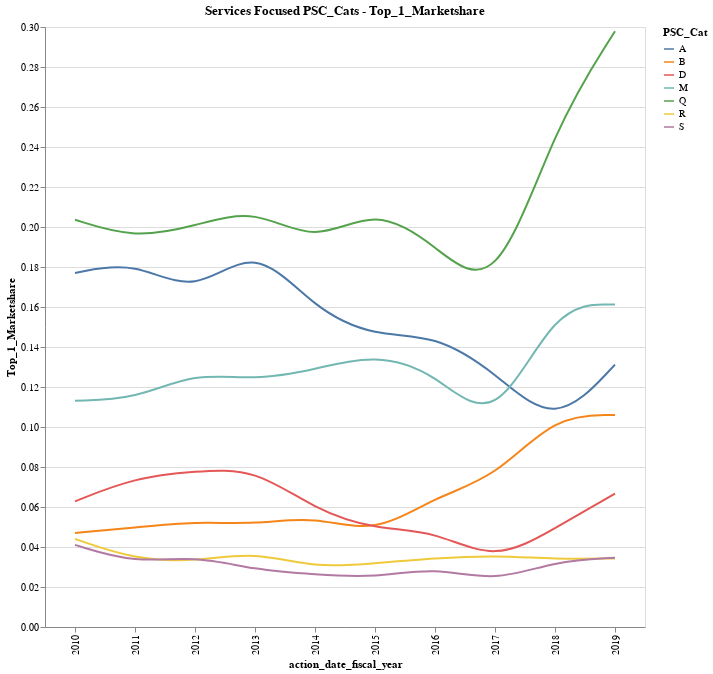

Write notebook code for a chart like this one.
### Code cell
selection = alt.selection_multi(fields=['PSC_Cat'], bind='legend', on='mouseover', nearest=True)

y_field = 'Top_1_Marketshare'

#interpolate='linear'
selector = (df_combined['action_date_fiscal_year']!='2020') & (df_combined['PSC_Cat'].isin(['A','B','D','R','Q','M','S']))
source = df_combined[selector]
chart = alt.Chart(source, title='Services Focused PSC_Cats - ' + y_field).mark_line(interpolate='basis').encode(
    x='action_date_fiscal_year',
    y=y_field,
    color=alt.Color('PSC_Cat:N',legend=alt.Legend(symbolLimit=50)),
    tooltip = ['PSC_Cat:N',"Top_1_Marketshare"],
    opacity=alt.condition(selection, alt.value(1), alt.value(0.2)), # this is what adjust the highlighting when you select something
).properties(
height=600,
width=600).add_selection(
    selection,
    #highlight
) #.interactive()

chart

### Figure 1 — Vega-Lite specification as saved in the notebook (floating-point values rounded to 4 significant figures)
{"config": {"view": {"continuousWidth": 400, "continuousHeight": 300}}, "data": {"name": "data-0aa6697faf1fdebdaf81907cf055caa0"}, "mark": {"type": "line", "interpolate": "basis"}, "encoding": {"color": {"type": "nominal", "field": "PSC_Cat", "legend": {"symbolLimit": 50}}, "opacity": {"condition": {"value": 1, "selection": "selector003"}, "value": 0.2}, "tooltip": [{"type": "nominal", "field": "PSC_Cat"}, {"type": "quantitative", "field": "Top_1_Marketshare"}], "x": {"type": "nominal", "field": "action_date_fiscal_year"}, "y": {"type": "quantitative", "field": "Top_1_Marketshare"}}, "height": 600, "selection": {"selector003": {"type": "multi", "fields": ["PSC_Cat"], "bind": "legend", "on": "mouseover", "nearest": true}}, "title": "Services Focused PSC_Cats - Top_1_Marketshare", "width": 600, "$schema": "https://vega.github.io/schema/vega-lite/v4.8.1.json", "datasets": {"data-0aa6697faf1fdebdaf81907cf055caa0": [{"action_date_fiscal_year": "2010", "action_date_fiscal_year_numeric": 2010, "PSC_Cat": "A", "federal_action_obligation": 58000000000.0, "Top_1_Companies_Obligations": 10270000000.0, "Top_2_Companies_Obligations": 14800000000.0, "Top_5_Companies_Obligations": 24080000000.0, "Top_1_Marketshare": 0.177, "Top_2_Marketshare": 0.2552, "Top_5_Marketshare": 0.4152}, {"action_date_fiscal_year": "2010", "action_date_fiscal_year_numeric": 2010, "PSC_Cat": "B", "federal_action_obligation": 3336000000.0, "Top_1_Companies_Obligations": 157000000.0, "Top_2_Companies_Obligations": 292300000.0, "Top_5_Companies_Obligations": 598200000.0, "Top_1_Marketshare": 0.04706, "Top_2_Marketshare": 0.08763, "Top_5_Marketshare": 0.1793}, {"action_date_fiscal_year": "2010", "action_date_fiscal_year_numeric": 2010, "PSC_Cat": "D", "federal_action_obligation": 30120000000.0, "Top_1_Companies_Obligations": 1893000000.0, "Top_2_Companies_Obligations": 3465000000.0, "Top_5_Companies_Obligations": 7034000000.0, "Top_1_Marketshare": 0.06284, "Top_2_Marketshare": 0.115, "Top_5_Marketshare": 0.2335}, {"action_date_fiscal_year": "2010", "action_date_fiscal_year_numeric": 2010, "PSC_Cat": "M", "federal_action_obligation": 22200000000.0, "Top_1_Companies_Obligations": 2512000000.0, "Top_2_Companies_Obligations": 4715000000.0, "Top_5_Companies_Obligations": 9062000000.0, "Top_1_Marketshare": 0.1132, "Top_2_Marketshare": 0.2124, "Top_5_Marketshare": 0.4083}, {"action_date_fiscal_year": "2010", "action_date_fiscal_year_numeric": 2010, "PSC_Cat": "Q", "federal_action_obligation": 15900000000.0, "Top_1_Companies_Obligations": 3238000000.0, "Top_2_Companies_Obligations": 6204000000.0, "Top_5_Companies_Obligations": 9758000000.0, "Top_1_Marketshare": 0.2037, "Top_2_Marketshare": 0.3902, "Top_5_Marketshare": 0.6136}, {"action_date_fiscal_year": "2010", "action_date_fiscal_year_numeric": 2010, "PSC_Cat": "R", "federal_action_obligation": 78830000000.0, "Top_1_Companies_Obligations": 3473000000.0, "Top_2_Companies_Obligations": 5974000000.0, "Top_5_Companies_Obligations": 11750000000.0, "Top_1_Marketshare": 0.04406, "Top_2_Marketshare": 0.07579, "Top_5_Marketshare": 0.1491}, {"action_date_fiscal_year": "2010", "action_date_fiscal_year_numeric": 2010, "PSC_Cat": "S", "federal_action_obligation": 15290000000.0, "Top_1_Companies_Obligations": 627600000.0, "Top_2_Companies_Obligations": 1175000000.0, "Top_5_Companies_Obligations": 2203000000.0, "Top_1_Marketshare": 0.04105, "Top_2_Marketshare": 0.07685, "Top_5_Marketshare": 0.1441}, {"action_date_fiscal_year": "2011", "action_date_fiscal_year_numeric": 2011, "PSC_Cat": "A", "federal_action_obligation": 54770000000.0, "Top_1_Companies_Obligations": 10020000000.0, "Top_2_Companies_Obligations": 14670000000.0, "Top_5_Companies_Obligations": 22690000000.0, "Top_1_Marketshare": 0.183, "Top_2_Marketshare": 0.2678, "Top_5_Marketshare": 0.4143}, {"action_date_fiscal_year": "2011", "action_date_fiscal_year_numeric": 2011, "PSC_Cat": "B", "federal_action_obligation": 3203000000.0, "Top_1_Companies_Obligations": 159300000.0, "Top_2_Companies_Obligations": 281900000.0, "Top_5_Companies_Obligations": 587500000.0, "Top_1_Marketshare": 0.04974, "Top_2_Marketshare": 0.088, "Top_5_Marketshare": 0.1834}, {"action_date_fiscal_year": "2011", "action_date_fiscal_year_numeric": 2011, "PSC_Cat": "D", "federal_action_obligation": 31410000000.0, "Top_1_Companies_Obligations": 2350000000.0, "Top_2_Companies_Obligations": 4267000000.0, "Top_5_Companies_Obligations": 8030000000.0, "Top_1_Marketshare": 0.07481, "Top_2_Marketshare": 0.1359, "Top_5_Marketshare": 0.2557}, {"action_date_fiscal_year": "2011", "action_date_fiscal_year_numeric": 2011, "PSC_Cat": "M", "federal_action_obligation": 22010000000.0, "Top_1_Companies_Obligations": 2505000000.0, "Top_2_Companies_Obligations": 4992000000.0, "Top_5_Companies_Obligations": 9167000000.0, "Top_1_Marketshare": 0.1138, "Top_2_Marketshare": 0.2268, "Top_5_Marketshare": 0.4165}, {"action_date_fiscal_year": "2011", "action_date_fiscal_year_numeric": 2011, "PSC_Cat": "Q", "federal_action_obligation": 17680000000.0, "Top_1_Companies_Obligations": 3433000000.0, "Top_2_Companies_Obligations": 6523000000.0, "Top_5_Companies_Obligations": 10510000000.0, "Top_1_Marketshare": 0.1942, "Top_2_Marketshare": 0.3689, "Top_5_Marketshare": 0.5941}, {"action_date_fiscal_year": "2011", "action_date_fiscal_year_numeric": 2011, "PSC_Cat": "R", "federal_action_obligation": 77840000000.0, "Top_1_Companies_Obligations": 2623000000.0, "Top_2_Companies_Obligations": 5182000000.0, "Top_5_Companies_Obligations": 11760000000.0, "Top_1_Marketshare": 0.0337, "Top_2_Marketshare": 0.06657, "Top_5_Marketshare": 0.1511}, {"action_date_fiscal_year": "2011", "action_date_fiscal_year_numeric": 2011, "PSC_Cat": "S", "federal_action_obligation": 15860000000.0, "Top_1_Companies_Obligations": 504600000.0, "Top_2_Companies_Obligations": 869400000.0, "Top_5_Companies_Obligations": 1912000000.0, "Top_1_Marketshare": 0.03181, "Top_2_Marketshare": 0.05482, "Top_5_Marketshare": 0.1206}, {"action_date_fiscal_year": "2012", "action_date_fiscal_year_numeric": 2012, "PSC_Cat": "A", "federal_action_obligation": 50130000000.0, "Top_1_Companies_Obligations": 8302000000.0, "Top_2_Companies_Obligations": 12060000000.0, "Top_5_Companies_Obligations": 19450000000.0, "Top_1_Marketshare": 0.1656, "Top_2_Marketshare": 0.2406, "Top_5_Marketshare": 0.3879}, {"action_date_fiscal_year": "2012", "action_date_fiscal_year_numeric": 2012, "PSC_Cat": "B", "federal_action_obligation": 2826000000.0, "Top_1_Companies_Obligations": 149200000.0, "Top_2_Companies_Obligations": 260200000.0, "Top_5_Companies_Obligations": 559100000.0, "Top_1_Marketshare": 0.05278, "Top_2_Marketshare": 0.09208, "Top_5_Marketshare": 0.1978}, {"action_date_fiscal_year": "2012", "action_date_fiscal_year_numeric": 2012, "PSC_Cat": "D", "federal_action_obligation": 30580000000.0, "Top_1_Companies_Obligations": 2380000000.0, "Top_2_Companies_Obligations": 4185000000.0, "Top_5_Companies_Obligations": 7748000000.0, "Top_1_Marketshare": 0.07784, "Top_2_Marketshare": 0.1369, "Top_5_Marketshare": 0.2534}, {"action_date_fiscal_year": "2012", "action_date_fiscal_year_numeric": 2012, "PSC_Cat": "M", "federal_action_obligation": 21710000000.0, "Top_1_Companies_Obligations": 2766000000.0, "Top_2_Companies_Obligations": 4914000000.0, "Top_5_Companies_Obligations": 9397000000.0, "Top_1_Marketshare": 0.1274, "Top_2_Marketshare": 0.2263, "Top_5_Marketshare": 0.4329}, {"action_date_fiscal_year": "2012", "action_date_fiscal_year_numeric": 2012, "PSC_Cat": "Q", "federal_action_obligation": 17280000000.0, "Top_1_Companies_Obligations": 3465000000.0, "Top_2_Companies_Obligations": 6472000000.0, "Top_5_Companies_Obligations": 10210000000.0, "Top_1_Marketshare": 0.2005, "Top_2_Marketshare": 0.3745, "Top_5_Marketshare": 0.5908}, {"action_date_fiscal_year": "2012", "action_date_fiscal_year_numeric": 2012, "PSC_Cat": "R", "federal_action_obligation": 74410000000.0, "Top_1_Companies_Obligations": 2435000000.0, "Top_2_Companies_Obligations": 4638000000.0, "Top_5_Companies_Obligations": 10090000000.0, "Top_1_Marketshare": 0.03273, "Top_2_Marketshare": 0.06233, "Top_5_Marketshare": 0.1356}, {"action_date_fiscal_year": "2012", "action_date_fiscal_year_numeric": 2012, "PSC_Cat": "S", "federal_action_obligation": 15200000000.0, "Top_1_Companies_Obligations": 541900000.0, "Top_2_Companies_Obligations": 1014000000.0, "Top_5_Companies_Obligations": 1885000000.0, "Top_1_Marketshare": 0.03566, "Top_2_Marketshare": 0.06675, "Top_5_Marketshare": 0.124}, {"action_date_fiscal_year": "2013", "action_date_fiscal_year_numeric": 2013, "PSC_Cat": "A", "federal_action_obligation": 42940000000.0, "Top_1_Companies_Obligations": 8251000000.0, "Top_2_Companies_Obligations": 10710000000.0, "Top_5_Companies_Obligations": 16250000000.0, "Top_1_Marketshare": 0.1921, "Top_2_Marketshare": 0.2494, "Top_5_Marketshare": 0.3785}, {"action_date_fiscal_year": "2013", "action_date_fiscal_year_numeric": 2013, "PSC_Cat": "B", "federal_action_obligation": 2806000000.0, "Top_1_Companies_Obligations": 143800000.0, "Top_2_Companies_Obligations": 278700000.0, "Top_5_Companies_Obligations": 612400000.0, "Top_1_Marketshare": 0.05124, "Top_2_Marketshare": 0.09931, "Top_5_Marketshare": 0.2182}, {"action_date_fiscal_year": "2013", "action_date_fiscal_year_numeric": 2013, "PSC_Cat": "D", "federal_action_obligation": 29370000000.0, "Top_1_Companies_Obligations": 2334000000.0, "Top_2_Companies_Obligations": 4080000000.0, "Top_5_Companies_Obligations": 7564000000.0, "Top_1_Marketshare": 0.07945, "Top_2_Marketshare": 0.1389, "Top_5_Marketshare": 0.2575}, {"action_date_fiscal_year": "2013", "action_date_fiscal_year_numeric": 2013, "PSC_Cat": "M", "federal_action_obligation": 22160000000.0, "Top_1_Companies_Obligations": 2732000000.0, "Top_2_Companies_Obligations": 4762000000.0, "Top_5_Companies_Obligations": 9291000000.0, "Top_1_Marketshare": 0.1233, "Top_2_Marketshare": 0.2149, "Top_5_Marketshare": 0.4192}, {"action_date_fiscal_year": "2013", "action_date_fiscal_year_numeric": 2013, "PSC_Cat": "Q", "federal_action_obligation": 16640000000.0, "Top_1_Companies_Obligations": 3489000000.0, "Top_2_Companies_Obligations": 6430000000.0, "Top_5_Companies_Obligations": 10110000000.0, "Top_1_Marketshare": 0.2096, "Top_2_Marketshare": 0.3864, "Top_5_Marketshare": 0.6076}, {"action_date_fiscal_year": "2013", "action_date_fiscal_year_numeric": 2013, "PSC_Cat": "R", "federal_action_obligation": 70250000000.0, "Top_1_Companies_Obligations": 2652000000.0, "Top_2_Companies_Obligations": 5037000000.0, "Top_5_Companies_Obligations": 10820000000.0, "Top_1_Marketshare": 0.03775, "Top_2_Marketshare": 0.07169, "Top_5_Marketshare": 0.154}, {"action_date_fiscal_year": "2013", "action_date_fiscal_year_numeric": 2013, "PSC_Cat": "S", "federal_action_obligation": 13580000000.0, "Top_1_Companies_Obligations": 387200000.0, "Top_2_Companies_Obligations": 674800000.0, "Top_5_Companies_Obligations": 1453000000.0, "Top_1_Marketshare": 0.02851, "Top_2_Marketshare": 0.04969, "Top_5_Marketshare": 0.107}, {"action_date_fiscal_year": "2014", "action_date_fiscal_year_numeric": 2014, "PSC_Cat": "A", "federal_action_obligation": 40460000000.0, "Top_1_Companies_Obligations": 6417000000.0, "Top_2_Companies_Obligations": 8708000000.0, "Top_5_Companies_Obligations": 14000000000.0, "Top_1_Marketshare": 0.1586, "Top_2_Marketshare": 0.2152, "Top_5_Marketshare": 0.346}, {"action_date_fiscal_year": "2014", "action_date_fiscal_year_numeric": 2014, "PSC_Cat": "B", "federal_action_obligation": 2616000000.0, "Top_1_Companies_Obligations": 145200000.0, "Top_2_Companies_Obligations": 284900000.0, "Top_5_Companies_Obligations": 570800000.0, "Top_1_Marketshare": 0.05549, "Top_2_Marketshare": 0.1089, "Top_5_Marketshare": 0.2182}, {"action_date_fiscal_year": "2014", "action_date_fiscal_year_numeric": 2014, "PSC_Cat": "D", "federal_action_obligation": 31620000000.0, "Top_1_Companies_Obligations": 1853000000.0, "Top_2_Companies_Obligations": 3506000000.0, "Top_5_Companies_Obligations": 6139000000.0, "Top_1_Marketshare": 0.0586, "Top_2_Marketshare": 0.1109, "Top_5_Marketshare": 0.1942}, {"action_date_fiscal_year": "2014", "action_date_fiscal_year_numeric": 2014, "PSC_Cat": "M", "federal_action_obligation": 23120000000.0, "Top_1_Companies_Obligations": 2977000000.0, "Top_2_Companies_Obligations": 5271000000.0, "Top_5_Companies_Obligations": 9541000000.0, "Top_1_Marketshare": 0.1287, "Top_2_Marketshare": 0.2279, "Top_5_Marketshare": 0.4126}, {"action_date_fiscal_year": "2014", "action_date_fiscal_year_numeric": 2014, "PSC_Cat": "Q", "federal_action_obligation": 18720000000.0, "Top_1_Companies_Obligations": 3581000000.0, "Top_2_Companies_Obligations": 6796000000.0, "Top_5_Companies_Obligations": 10990000000.0, "Top_1_Marketshare": 0.1913, "Top_2_Marketshare": 0.3631, "Top_5_Marketshare": 0.5873}, {"action_date_fiscal_year": "2014", "action_date_fiscal_year_numeric": 2014, "PSC_Cat": "R", "federal_action_obligation": 65330000000.0, "Top_1_Companies_Obligations": 1926000000.0, "Top_2_Companies_Obligations": 3469000000.0, "Top_5_Companies_Obligations": 7754000000.0, "Top_1_Marketshare": 0.02947, "Top_2_Marketshare": 0.05309, "Top_5_Marketshare": 0.1187}, {"action_date_fiscal_year": "2014", "action_date_fiscal_year_numeric": 2014, "PSC_Cat": "S", "federal_action_obligation": 13880000000.0, "Top_1_Companies_Obligations": 363900000.0, "Top_2_Companies_Obligations": 679800000.0, "Top_5_Companies_Obligations": 1536000000.0, "Top_1_Marketshare": 0.02622, "Top_2_Marketshare": 0.04898, "Top_5_Marketshare": 0.1107}, {"action_date_fiscal_year": "2015", "action_date_fiscal_year_numeric": 2015, "PSC_Cat": "A", "federal_action_obligation": 39260000000.0, "Top_1_Companies_Obligations": 5703000000.0, "Top_2_Companies_Obligations": 7731000000.0, "Top_5_Companies_Obligations": 12750000000.0, "Top_1_Marketshare": 0.1453, "Top_2_Marketshare": 0.1969, "Top_5_Marketshare": 0.3248}, {"action_date_fiscal_year": "2015", "action_date_fiscal_year_numeric": 2015, "PSC_Cat": "B", "federal_action_obligation": 2515000000.0, "Top_1_Companies_Obligations": 116500000.0, "Top_2_Companies_Obligations": 220300000.0, "Top_5_Companies_Obligations": 472400000.0, "Top_1_Marketshare": 0.04632, "Top_2_Marketshare": 0.08761, "Top_5_Marketshare": 0.1878}, {"action_date_fiscal_year": "2015", "action_date_fiscal_year_numeric": 2015, "PSC_Cat": "D", "federal_action_obligation": 31970000000.0, "Top_1_Companies_Obligations": 1560000000.0, "Top_2_Companies_Obligations": 2785000000.0, "Top_5_Companies_Obligations": 5921000000.0, "Top_1_Marketshare": 0.0488, "Top_2_Marketshare": 0.08711, "Top_5_Marketshare": 0.1852}, {"action_date_fiscal_year": "2015", "action_date_fiscal_year_numeric": 2015, "PSC_Cat": "M", "federal_action_obligation": 22270000000.0, "Top_1_Companies_Obligations": 3042000000.0, "Top_2_Companies_Obligations": 4798000000.0, "Top_5_Companies_Obligations": 8926000000.0, "Top_1_Marketshare": 0.1366, "Top_2_Marketshare": 0.2154, "Top_5_Marketshare": 0.4007}, {"action_date_fiscal_year": "2015", "action_date_fiscal_year_numeric": 2015, "PSC_Cat": "Q", "federal_action_obligation": 17130000000.0, "Top_1_Companies_Obligations": 3599000000.0, "Top_2_Companies_Obligations": 6503000000.0, "Top_5_Companies_Obligations": 10050000000.0, "Top_1_Marketshare": 0.21, "Top_2_Marketshare": 0.3796, "Top_5_Marketshare": 0.5866}, {"action_date_fiscal_year": "2015", "action_date_fiscal_year_numeric": 2015, "PSC_Cat": "R", "federal_action_obligation": 66410000000.0, "Top_1_Companies_Obligations": 2117000000.0, "Top_2_Companies_Obligations": 3807000000.0, "Top_5_Companies_Obligations": 8179000000.0, "Top_1_Marketshare": 0.03187, "Top_2_Marketshare": 0.05732, "Top_5_Marketshare": 0.1232}, {"action_date_fiscal_year": "2015", "action_date_fiscal_year_numeric": 2015, "PSC_Cat": "S", "federal_action_obligation": 12840000000.0, "Top_1_Companies_Obligations": 315000000.0, "Top_2_Companies_Obligations": 618200000.0, "Top_5_Companies_Obligations": 1307000000.0, "Top_1_Marketshare": 0.02453, "Top_2_Marketshare": 0.04815, "Top_5_Marketshare": 0.1018}, {"action_date_fiscal_year": "2016", "action_date_fiscal_year_numeric": 2016, "PSC_Cat": "A", "federal_action_obligation": 40900000000.0, "Top_1_Companies_Obligations": 5984000000.0, "Top_2_Companies_Obligations": 8311000000.0, "Top_5_Companies_Obligations": 13860000000.0, "Top_1_Marketshare": 0.1463, "Top_2_Marketshare": 0.2032, "Top_5_Marketshare": 0.339}, {"action_date_fiscal_year": "2016", "action_date_fiscal_year_numeric": 2016, "PSC_Cat": "B", "federal_action_obligation": 2362000000.0, "Top_1_Companies_Obligations": 153900000.0, "Top_2_Companies_Obligations": 297600000.0, "Top_5_Companies_Obligations": 668100000.0, "Top_1_Marketshare": 0.06513, "Top_2_Marketshare": 0.126, "Top_5_Marketshare": 0.2828}, {"action_date_fiscal_year": "2016", "action_date_fiscal_year_numeric": 2016, "PSC_Cat": "D", "federal_action_obligation": 34240000000.0, "Top_1_Companies_Obligations": 1651000000.0, "Top_2_Companies_Obligations": 2638000000.0, "Top_5_Companies_Obligations": 5430000000.0, "Top_1_Marketshare": 0.04823, "Top_2_Marketshare": 0.07704, "Top_5_Marketshare": 0.1586}, {"action_date_fiscal_year": "2016", "action_date_fiscal_year_numeric": 2016, "PSC_Cat": "M", "federal_action_obligation": 24940000000.0, "Top_1_Companies_Obligations": 3178000000.0, "Top_2_Companies_Obligations": 5473000000.0, "Top_5_Companies_Obligations": 11020000000.0, "Top_1_Marketshare": 0.1274, "Top_2_Marketshare": 0.2195, "Top_5_Marketshare": 0.442}, {"action_date_fiscal_year": "2016", "action_date_fiscal_year_numeric": 2016, "PSC_Cat": "Q", "federal_action_obligation": 19090000000.0, "Top_1_Companies_Obligations": 3644000000.0, "Top_2_Companies_Obligations": 6673000000.0, "Top_5_Companies_Obligations": 11620000000.0, "Top_1_Marketshare": 0.1909, "Top_2_Marketshare": 0.3495, "Top_5_Marketshare": 0.6088}, {"action_date_fiscal_year": "2016", "action_date_fiscal_year_numeric": 2016, "PSC_Cat": "R", "federal_action_obligation": 69620000000.0, "Top_1_Companies_Obligations": 2394000000.0, "Top_2_Companies_Obligations": 4650000000.0, "Top_5_Companies_Obligations": 9736000000.0, "Top_1_Marketshare": 0.03439, "Top_2_Marketshare": 0.0668, "Top_5_Marketshare": 0.1399}, {"action_date_fiscal_year": "2016", "action_date_fiscal_year_numeric": 2016, "PSC_Cat": "S", "federal_action_obligation": 12950000000.0, "Top_1_Companies_Obligations": 389800000.0, "Top_2_Companies_Obligations": 693800000.0, "Top_5_Companies_Obligations": 1414000000.0, "Top_1_Marketshare": 0.03009, "Top_2_Marketshare": 0.05357, "Top_5_Marketshare": 0.1092}, {"action_date_fiscal_year": "2017", "action_date_fiscal_year_numeric": 2017, "PSC_Cat": "A", "federal_action_obligation": 41800000000.0, "Top_1_Companies_Obligations": 5330000000.0, "Top_2_Companies_Obligations": 7708000000.0, "Top_5_Companies_Obligations": 14020000000.0, "Top_1_Marketshare": 0.1275, "Top_2_Marketshare": 0.1844, "Top_5_Marketshare": 0.3355}, {"action_date_fiscal_year": "2017", "action_date_fiscal_year_numeric": 2017, "PSC_Cat": "B", "federal_action_obligation": 2411000000.0, "Top_1_Companies_Obligations": 179700000.0, "Top_2_Companies_Obligations": 344400000.0, "Top_5_Companies_Obligations": 740200000.0, "Top_1_Marketshare": 0.07454, "Top_2_Marketshare": 0.1428, "Top_5_Marketshare": 0.307}, {"action_date_fiscal_year": "2017", "action_date_fiscal_year_numeric": 2017, "PSC_Cat": "D", "federal_action_obligation": 36880000000.0, "Top_1_Companies_Obligations": 1199000000.0, "Top_2_Companies_Obligations": 2265000000.0, "Top_5_Companies_Obligations": 5232000000.0, "Top_1_Marketshare": 0.03251, "Top_2_Marketshare": 0.0614, "Top_5_Marketshare": 0.1419}, {"action_date_fiscal_year": "2017", "action_date_fiscal_year_numeric": 2017, "PSC_Cat": "M", "federal_action_obligation": 25790000000.0, "Top_1_Companies_Obligations": 2527000000.0, "Top_2_Companies_Obligations": 4869000000.0, "Top_5_Companies_Obligations": 10600000000.0, "Top_1_Marketshare": 0.09799, "Top_2_Marketshare": 0.1888, "Top_5_Marketshare": 0.411}, {"action_date_fiscal_year": "2017", "action_date_fiscal_year_numeric": 2017, "PSC_Cat": "Q", "federal_action_obligation": 22570000000.0, "Top_1_Companies_Obligations": 3706000000.0, "Top_2_Companies_Obligations": 6674000000.0, "Top_5_Companies_Obligations": 13870000000.0, "Top_1_Marketshare": 0.1642, "Top_2_Marketshare": 0.2957, "Top_5_Marketshare": 0.6144}, {"action_date_fiscal_year": "2017", "action_date_fiscal_year_numeric": 2017, "PSC_Cat": "R", "federal_action_obligation": 74540000000.0, "Top_1_Companies_Obligations": 2670000000.0, "Top_2_Companies_Obligations": 4890000000.0, "Top_5_Companies_Obligations": 10020000000.0, "Top_1_Marketshare": 0.03582, "Top_2_Marketshare": 0.0656, "Top_5_Marketshare": 0.1344}, {"action_date_fiscal_year": "2017", "action_date_fiscal_year_numeric": 2017, "PSC_Cat": "S", "federal_action_obligation": 12960000000.0, "Top_1_Companies_Obligations": 290500000.0, "Top_2_Companies_Obligations": 563000000.0, "Top_5_Companies_Obligations": 1280000000.0, "Top_1_Marketshare": 0.02242, "Top_2_Marketshare": 0.04346, "Top_5_Marketshare": 0.09883}, {"action_date_fiscal_year": "2018", "action_date_fiscal_year_numeric": 2018, "PSC_Cat": "A", "federal_action_obligation": 43520000000.0, "Top_1_Companies_Obligations": 4312000000.0, "Top_2_Companies_Obligations": 7022000000.0, "Top_5_Companies_Obligations": 14000000000.0, "Top_1_Marketshare": 0.09907, "Top_2_Marketshare": 0.1614, "Top_5_Marketshare": 0.3218}, {"action_date_fiscal_year": "2018", "action_date_fiscal_year_numeric": 2018, "PSC_Cat": "B", "federal_action_obligation": 2525000000.0, "Top_1_Companies_Obligations": 267800000.0, "Top_2_Companies_Obligations": 492600000.0, "Top_5_Companies_Obligations": 887500000.0, "Top_1_Marketshare": 0.1061, "Top_2_Marketshare": 0.1951, "Top_5_Marketshare": 0.3515}, {"action_date_fiscal_year": "2018", "action_date_fiscal_year_numeric": 2018, "PSC_Cat": "D", "federal_action_obligation": 40630000000.0, "Top_1_Companies_Obligations": 2006000000.0, "Top_2_Companies_Obligations": 3945000000.0, "Top_5_Companies_Obligations": 7742000000.0, "Top_1_Marketshare": 0.04936, "Top_2_Marketshare": 0.0971, "Top_5_Marketshare": 0.1906}, {"action_date_fiscal_year": "2018", "action_date_fiscal_year_numeric": 2018, "PSC_Cat": "M", "federal_action_obligation": 29120000000.0, "Top_1_Companies_Obligations": 4708000000.0, "Top_2_Companies_Obligations": 7327000000.0, "Top_5_Companies_Obligations": 13290000000.0, "Top_1_Marketshare": 0.1617, "Top_2_Marketshare": 0.2516, "Top_5_Marketshare": 0.4565}, {"action_date_fiscal_year": "2018", "action_date_fiscal_year_numeric": 2018, "PSC_Cat": "Q", "federal_action_obligation": 21820000000.0, "Top_1_Companies_Obligations": 5470000000.0, "Top_2_Companies_Obligations": 9002000000.0, "Top_5_Companies_Obligations": 13440000000.0, "Top_1_Marketshare": 0.2507, "Top_2_Marketshare": 0.4126, "Top_5_Marketshare": 0.6161}, {"action_date_fiscal_year": "2018", "action_date_fiscal_year_numeric": 2018, "PSC_Cat": "R", "federal_action_obligation": 80560000000.0, "Top_1_Companies_Obligations": 2728000000.0, "Top_2_Companies_Obligations": 5172000000.0, "Top_5_Companies_Obligations": 10700000000.0, "Top_1_Marketshare": 0.03387, "Top_2_Marketshare": 0.0642, "Top_5_Marketshare": 0.1328}, {"action_date_fiscal_year": "2018", "action_date_fiscal_year_numeric": 2018, "PSC_Cat": "S", "federal_action_obligation": 14470000000.0, "Top_1_Companies_Obligations": 478400000.0, "Top_2_Companies_Obligations": 942800000.0, "Top_5_Companies_Obligations": 1833000000.0, "Top_1_Marketshare": 0.03306, "Top_2_Marketshare": 0.06516, "Top_5_Marketshare": 0.1267}, {"action_date_fiscal_year": "2019", "action_date_fiscal_year_numeric": 2019, "PSC_Cat": "A", "federal_action_obligation": 47950000000.0, "Top_1_Companies_Obligations": 6291000000.0, "Top_2_Companies_Obligations": 9319000000.0, "Top_5_Companies_Obligations": 16610000000.0, "Top_1_Marketshare": 0.1312, "Top_2_Marketshare": 0.1944, "Top_5_Marketshare": 0.3464}, {"action_date_fiscal_year": "2019", "action_date_fiscal_year_numeric": 2019, "PSC_Cat": "B", "federal_action_obligation": 2857000000.0, "Top_1_Companies_Obligations": 302800000.0, "Top_2_Companies_Obligations": 493000000.0, "Top_5_Companies_Obligations": 893300000.0, "Top_1_Marketshare": 0.106, "Top_2_Marketshare": 0.1725, "Top_5_Marketshare": 0.3127}, {"action_date_fiscal_year": "2019", "action_date_fiscal_year_numeric": 2019, "PSC_Cat": "D", "federal_action_obligation": 44170000000.0, "Top_1_Companies_Obligations": 2945000000.0, "Top_2_Companies_Obligations": 5200000000.0, "Top_5_Companies_Obligations": 9762000000.0, "Top_1_Marketshare": 0.06668, "Top_2_Marketshare": 0.1177, "Top_5_Marketshare": 0.221}, {"action_date_fiscal_year": "2019", "action_date_fiscal_year_numeric": 2019, "PSC_Cat": "M", "federal_action_obligation": 30680000000.0, "Top_1_Companies_Obligations": 4946000000.0, "Top_2_Companies_Obligations": 8303000000.0, "Top_5_Companies_Obligations": 15380000000.0, "Top_1_Marketshare": 0.1612, "Top_2_Marketshare": 0.2706, "Top_5_Marketshare": 0.5014}, {"action_date_fiscal_year": "2019", "action_date_fiscal_year_numeric": 2019, "PSC_Cat": "Q", "federal_action_obligation": 22820000000.0, "Top_1_Companies_Obligations": 6797000000.0, "Top_2_Companies_Obligations": 9630000000.0, "Top_5_Companies_Obligations": 13390000000.0, "Top_1_Marketshare": 0.2979, "Top_2_Marketshare": 0.4221, "Top_5_Marketshare": 0.587}, {"action_date_fiscal_year": "2019", "action_date_fiscal_year_numeric": 2019, "PSC_Cat": "R", "federal_action_obligation": 85910000000.0, "Top_1_Companies_Obligations": 2943000000.0, "Top_2_Companies_Obligations": 5486000000.0, "Top_5_Companies_Obligations": 11190000000.0, "Top_1_Marketshare": 0.03425, "Top_2_Marketshare": 0.06386, "Top_5_Marketshare": 0.1302}, {"action_date_fiscal_year": "2019", "action_date_fiscal_year_numeric": 2019, "PSC_Cat": "S", "federal_action_obligation": 13670000000.0, "Top_1_Companies_Obligations": 472400000.0, "Top_2_Companies_Obligations": 864100000.0, "Top_5_Companies_Obligations": 1883000000.0, "Top_1_Marketshare": 0.03457, "Top_2_Marketshare": 0.06324, "Top_5_Marketshare": 0.1378}]}}
